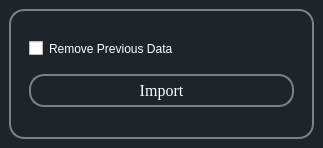
<?xml version="1.0" encoding="UTF-8"?>
<ui version="4.0">
 <class>importVersionDialog</class>
 <widget class="QMainWindow" name="importVersionDialog">
  <property name="geometry">
   <rect>
    <x>0</x>
    <y>0</y>
    <width>323</width>
    <height>148</height>
   </rect>
  </property>
  <property name="windowTitle">
   <string>MainWindow</string>
  </property>
  <property name="styleSheet">
   <string notr="true">*{
	
border:none;
background-color:transparent;
background:none;
padding:0;
margin:0;
color:#fff;
}



#centralwidget{
background-color:#1f232a;
}

QPushButton{
text-align:left;
padding: 5px 10px;

border-top-left-radius:5px;
}
QPushButton:pressed{
background-color:grey;
text-align:left;
padding:2px 10px;
color:white;}</string>
  </property>
  <widget class="QWidget" name="centralwidget">
   <layout class="QGridLayout" name="gridLayout">
    <item row="0" column="0" colspan="2">
     <widget class="QFrame" name="frame">
      <property name="sizePolicy">
       <sizepolicy hsizetype="Preferred" vsizetype="Preferred">
        <horstretch>0</horstretch>
        <verstretch>0</verstretch>
       </sizepolicy>
      </property>
      <property name="styleSheet">
       <string notr="true">#frame{border:2px solid grey; border-radius:15px;}</string>
      </property>
      <property name="frameShape">
       <enum>QFrame::StyledPanel</enum>
      </property>
      <property name="frameShadow">
       <enum>QFrame::Raised</enum>
      </property>
      <layout class="QVBoxLayout" name="verticalLayout">
       <item>
        <widget class="QFrame" name="frame_3">
         <property name="styleSheet">
          <string notr="true">border-color: rgb(255, 255, 255);

QLineEdit {
	background-color: #cccccc;
	border-radius: 20px; 

}
</string>
         </property>
         <property name="frameShape">
          <enum>QFrame::StyledPanel</enum>
         </property>
         <property name="frameShadow">
          <enum>QFrame::Plain</enum>
         </property>
         <layout class="QGridLayout" name="gridLayout_2">
          <item row="0" column="0">
           <widget class="QCheckBox" name="checkBox">
            <property name="text">
             <string>Remove Previous Data</string>
            </property>
           </widget>
          </item>
          <item row="1" column="0">
           <widget class="QPushButton" name="import_button">
            <property name="font">
             <font>
              <family>Georgia</family>
              <pointsize>12</pointsize>
             </font>
            </property>
            <property name="styleSheet">
             <string notr="true">border: 2px solid grey;
border-radius:15px;
text-align:center;</string>
            </property>
            <property name="text">
             <string>Import</string>
            </property>
           </widget>
          </item>
         </layout>
        </widget>
       </item>
      </layout>
     </widget>
    </item>
   </layout>
  </widget>
 </widget>
 <resources/>
 <connections/>
</ui>
